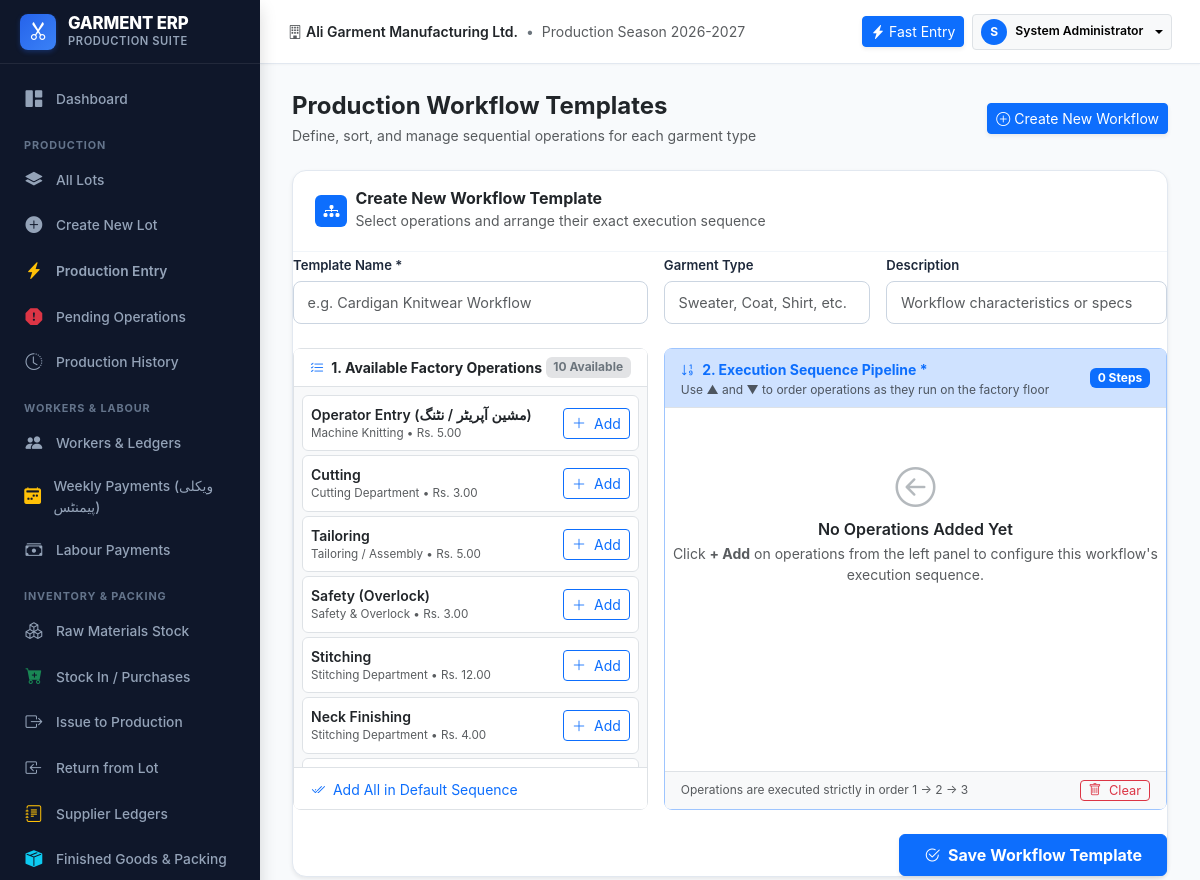
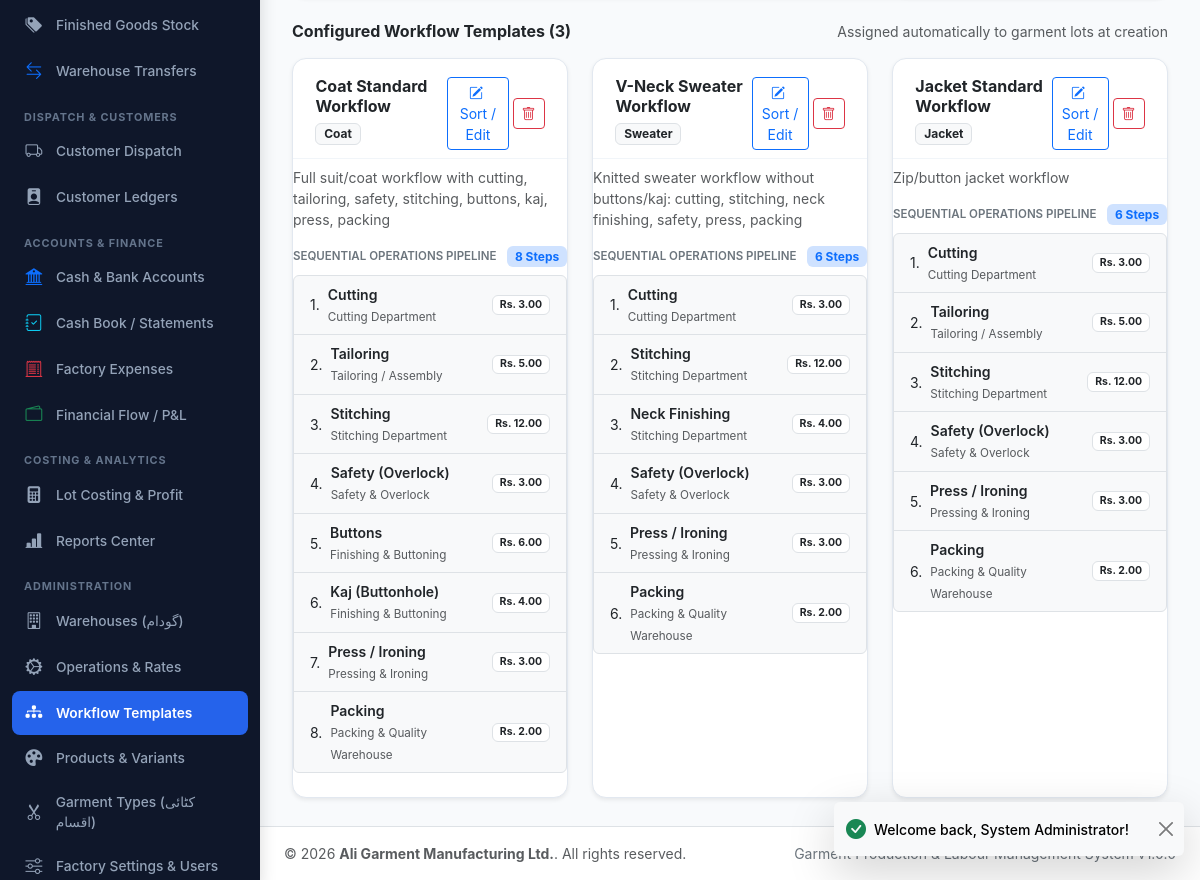
Screenshot of /modules/settings/workflows.php (signed in) with the database file from the repository (2 pictures, top to bottom).
### tables this page shows
CREATE TABLE `users` (
    `id` INT AUTO_INCREMENT PRIMARY KEY,
    `username` VARCHAR(50) NOT NULL UNIQUE,
    `password_hash` VARCHAR(255) NOT NULL,
    `full_name` VARCHAR(100) NOT NULL,
    `role_id` INT NOT NULL,
    `phone` VARCHAR(30) NULL,
    `email` VARCHAR(100) NULL,
    `is_active` TINYINT(1) NOT NULL DEFAULT 1,
    `created_at` DATETIME NOT NULL DEFAULT CURRENT_TIMESTAMP,
    `updated_at` DATETIME NOT NULL DEFAULT CURRENT_TIMESTAMP ON UPDATE CURRENT_TIMESTAMP,
    FOREIGN KEY (`role_id`) REFERENCES `roles`(`id`)
);

CREATE TABLE `operations` (
    `id` INT AUTO_INCREMENT PRIMARY KEY,
    `parent_id` INT NULL DEFAULT NULL,
    `code` VARCHAR(40) NOT NULL UNIQUE,
    `name` VARCHAR(100) NOT NULL,
    `description` TEXT NULL,
    `department_id` INT NULL,
    `sequence` INT NOT NULL DEFAULT 10,
    `estimated_minutes` DECIMAL(8,2) NOT NULL DEFAULT 0.00,
    `is_mandatory` TINYINT(1) NOT NULL DEFAULT 1,
    `default_rate` DECIMAL(12,2) NOT NULL DEFAULT 0.00,
    `rate_unit` VARCHAR(30) NOT NULL DEFAULT 'Per piece',
    `quantity_tracking` TINYINT(1) NOT NULL DEFAULT 1,
    `is_active` TINYINT(1) NOT NULL DEFAULT 1,
    FOREIGN KEY (`parent_id`) REFERENCES `operations`(`id`) ON DELETE SET NULL,
    FOREIGN KEY (`department_id`) REFERENCES `departments`(`id`) ON DELETE SET NULL
);

CREATE TABLE `departments` (
    `id` INT AUTO_INCREMENT PRIMARY KEY,
    `code` VARCHAR(30) NOT NULL UNIQUE,
    `name` VARCHAR(100) NOT NULL,
    `description` TEXT NULL,
    `is_active` TINYINT(1) NOT NULL DEFAULT 1
);

CREATE TABLE `workflow_templates` (
    `id` INT AUTO_INCREMENT PRIMARY KEY,
    `name` VARCHAR(100) NOT NULL UNIQUE,
    `product_type` VARCHAR(50) NULL,
    `description` TEXT NULL,
    `is_active` TINYINT(1) NOT NULL DEFAULT 1
);

CREATE TABLE `workflow_template_steps` (
    `id` INT AUTO_INCREMENT PRIMARY KEY,
    `template_id` INT NOT NULL,
    `operation_id` INT NOT NULL,
    `sequence` INT NOT NULL DEFAULT 1,
    `is_mandatory` TINYINT(1) NOT NULL DEFAULT 1,
    FOREIGN KEY (`template_id`) REFERENCES `workflow_templates`(`id`) ON DELETE CASCADE,
    FOREIGN KEY (`operation_id`) REFERENCES `operations`(`id`) ON DELETE CASCADE
);

### modules/settings/workflows.php (the view, shortened to what the rows shown need)
<?php
require_once __DIR__ . '/../../config/config.php';
require_once __DIR__ . '/../../config/auth.php';
require_login();
$db = get_db();
$templates = $db->query("SELECT wt.*,
                         (SELECT COUNT(*) FROM workflow_template_steps WHERE template_id = wt.id) AS steps_count,
                         (SELECT COUNT(*) FROM lots l JOIN products p ON l.product_id = p.id LEFT JOIN designs d ON l.design_id = d.id WHERE COALESCE(d.workflow_template_id, p.default_workflow_template_id) = wt.id) AS lots_count
                         FROM workflow_templates wt
                         ORDER BY wt.id ASC")->fetchAll();
$allOps = $db->query("SELECT o.*, dep.name AS dept_name
                      FROM operations o
                      LEFT JOIN departments dep ON o.department_id = dep.id
                      WHERE o.is_active = 1
                      ORDER BY o.sequence ASC, o.name ASC")->fetchAll();
require_once __DIR__ . '/../../includes/header.php';
?>
<div class="app-main">
    <?php require_once __DIR__ . '/../../includes/topbar.php'; ?>
    <div class="app-content">
        <div class="card-modern mb-4 shadow-sm" id="createWorkflowCard">
            <div class="card-modern-body">
                <form method="POST" action="" id="createWorkflowForm">
                    <div class="row g-3">
                        <div class="col-12 col-lg-5">
                            <div class="card border rounded-3 bg-light h-100">
                                <div class="card-body p-2" style="max-height: 380px; overflow-y: auto;">
                                    <div class="list-group list-group-flush gap-1">
                                        <?php foreach ($allOps as $op): ?>
                                            <div class="list-group-item list-group-item-action border rounded-2 p-2 d-flex justify-content-between align-items-center bg-white" id="op_item_<?= $op['id'] ?>">
                                                <div>
                                                    <div class="fw-semibold text-dark small"><?= clean($op['name']) ?></div>
                                                    <div class="text-muted" style="font-size: 0.73rem;">
                                                        <?= clean($op['dept_name'] ?: 'General') ?> &bull; Rs. <?= number_format($op['default_rate'], 2) ?>
                                                    </div>
                                                </div>
                                                <button type="button" class="btn btn-outline-primary btn-sm py-1 px-2 btn-add-op"
                                                        data-id="<?= $op['id'] ?>"
                                                        data-name="<?= htmlspecialchars($op['name'], ENT_QUOTES) ?>"
                                                        data-dept="<?= htmlspecialchars($op['dept_name'] ?: 'General', ENT_QUOTES) ?>"
                                                        data-rate="<?= number_format($op['default_rate'], 2) ?>">
                                                    <i class="bi bi-plus-lg me-1"></i> Add
                                                </button>
                                            </div>
                                        <?php endforeach; ?>
                                    </div>
                                </div>
                            </div>
                        </div>
                    </div>
                </form>
            </div>
        </div>
        <div class="row g-4">
            <?php foreach ($templates as $tmpl):
                $stepsStmt = $db->prepare("SELECT wts.*, o.name AS op_name, o.code AS op_code, o.default_rate, dep.name AS dept_name
                                          FROM workflow_template_steps wts
                                          JOIN operations o ON wts.operation_id = o.id
                                          LEFT JOIN departments dep ON o.department_id = dep.id
                                          WHERE wts.template_id = ?
                                          ORDER BY wts.sequence ASC");
                $stepsStmt->execute([$tmpl['id']]);
                $steps = $stepsStmt->fetchAll();
            ?>
                <div class="col-12 col-md-6 col-xl-4">
                    <div class="card-modern h-100 shadow-sm d-flex flex-column">
                        <div class="card-modern-header d-flex justify-content-between align-items-start pb-2">
                            <div>
                                <h6 class="fw-bold mb-1 text-dark"><?= clean($tmpl['name']) ?></h6>
                                <span class="badge bg-light text-dark border small"><?= clean($tmpl['product_type'] ?: 'General') ?></span>
                            </div>
                            <div class="d-flex align-items-center gap-1">
                                <button type="button" class="btn btn-sm btn-outline-primary py-1 px-2 btn-edit-template"
                                        data-template='<?= htmlspecialchars(json_encode([
                                            'id' => $tmpl['id'],
                                            'name' => $tmpl['name'],
                                            'product_type' => $tmpl['product_type'],
                                            'description' => $tmpl['description'],
                                            'steps' => $steps
                                        ]), ENT_QUOTES, 'UTF-8') ?>'
                                        title="Edit & Re-sort Workflow Sequence">
                                    <i class="bi bi-pencil-square me-1"></i> Sort / Edit
                                </button>
                                <?php if ($tmpl['lots_count'] == 0): ?>
                                    <form method="POST" action="" onsubmit="return confirm('Delete workflow template \'<?= clean($tmpl['name']) ?>\'?');" class="d-inline">
                                        <button type="submit" class="btn btn-sm btn-outline-danger py-1 px-2" title="Delete Template">
                                            <i class="bi bi-trash"></i>
                                        </button>
                                    </form>
                                <?php endif; ?>
                            </div>
                        </div>
                        <div class="card-modern-body flex-grow-1 pt-2">
                            <p class="text-muted small mb-3"><?= clean($tmpl['description'] ?: 'Sequential factory production line') ?></p>
                            <div class="workflow-steps-list">
                                <div class="d-flex justify-content-between align-items-center mb-2">
                                    <span class="small fw-semibold text-secondary text-uppercase" style="font-size: 0.72rem;">Sequential Operations Pipeline</span>
                                    <span class="badge bg-primary-subtle text-primary"><?= count($steps) ?> Steps</span>
                                </div>
                                <ol class="list-group list-group-numbered list-group-flush small border rounded-2 bg-light">
                                    <?php foreach ($steps as $st): ?>
                                        <li class="list-group-item d-flex justify-content-between align-items-center py-2 px-3 bg-transparent">
                                            <div class="ms-2 me-auto">
                                                <div class="fw-semibold text-dark"><?= clean($st['op_name']) ?></div>
                                                <span class="text-muted" style="font-size: 0.73rem;"><?= clean($st['dept_name'] ?: 'Production') ?></span>
                                            </div>
                                            <span class="badge bg-white text-dark border">
                                                Rs. <?= number_format($st['default_rate'], 2) ?>
                                            </span>
                                        </li>
                                    <?php endforeach; ?>
                                </ol>
                            </div>
                        </div>
                    </div>
                </div>
            <?php endforeach; ?>
        </div>
    </div>
<?php require_once __DIR__ . '/../../includes/footer.php'; ?>

### includes/topbar.php (shortened to what the rows shown need)
<?php
$currentUser = current_user();
?>
<header class="app-topbar">
    <div class="d-flex align-items-center gap-2">
        <div class="dropdown">
            <button class="btn btn-sm btn-light border dropdown-toggle d-flex align-items-center gap-2" type="button" data-bs-toggle="dropdown" aria-expanded="false">
                <div class="bg-primary text-white rounded-circle d-flex align-items-center justify-content-center" style="width: 26px; height: 26px; font-size: 0.75rem; font-weight: 700;">
                    <?= strtoupper(substr($currentUser['full_name'] ?? 'U', 0, 1)) ?>
                </div>
                <span class="d-none d-md-inline fw-semibold small"><?= clean($currentUser['full_name'] ?? 'User') ?></span>
            </button>
        </div>
    </div>
</header>

### rows the page displays
users: full_name "S", full_name "System Administrator"
operations: name "Operator Entry (مشین آپریٹر / نٹنگ)", department.name "Machine Knitting", default_rate "5.00"
operations: name "Cutting", department.name "Cutting Department", default_rate "3.00"
operations: name "Tailoring", department.name "Tailoring / Assembly", default_rate "5.00"
operations: name "Safety (Overlock)", department.name "Safety & Overlock", default_rate "3.00"
operations: name "Stitching", department.name "Stitching Department", default_rate "12.00"
operations: name "Neck Finishing", department.name "Stitching Department", default_rate "4.00"
workflow_templates: name "Coat Standard Workflow", product_type "Coat", description "Full suit/coat workflow with cutting, tailoring, safety, stitching, buttons, kaj, press, packing", count($steps) "8"
workflow_template_steps: operation.name "Cutting", departments.name "Cutting Department", operation.default_rate "3.00"
workflow_template_steps: operation.name "Tailoring", departments.name "Tailoring / Assembly", operation.default_rate "5.00"
workflow_template_steps: operation.name "Stitching", departments.name "Stitching Department", operation.default_rate "12.00"
workflow_template_steps: operation.name "Safety (Overlock)", departments.name "Safety & Overlock", operation.default_rate "3.00"
workflow_template_steps: operation.name "Buttons", departments.name "Finishing & Buttoning", operation.default_rate "6.00"
workflow_template_steps: operation.name "Kaj (Buttonhole)", departments.name "Finishing & Buttoning", operation.default_rate "4.00"
workflow_template_steps: operation.name "Press / Ironing", departments.name "Pressing & Ironing", operation.default_rate "3.00"
workflow_template_steps: operation.name "Packing", departments.name "Packing & Quality Warehouse", operation.default_rate "2.00"
workflow_templates: name "V-Neck Sweater Workflow", product_type "Sweater", description "Knitted sweater workflow without buttons/kaj: cutting, stitching, neck finishing, safety, press, packing", count($steps) "6"
workflow_template_steps: operation.name "Cutting", departments.name "Cutting Department", operation.default_rate "3.00"
workflow_template_steps: operation.name "Stitching", departments.name "Stitching Department", operation.default_rate "12.00"
workflow_template_steps: operation.name "Neck Finishing", departments.name "Stitching Department", operation.default_rate "4.00"
workflow_template_steps: operation.name "Safety (Overlock)", departments.name "Safety & Overlock", operation.default_rate "3.00"
workflow_template_steps: operation.name "Press / Ironing", departments.name "Pressing & Ironing", operation.default_rate "3.00"
workflow_template_steps: operation.name "Packing", departments.name "Packing & Quality Warehouse", operation.default_rate "2.00"
workflow_templates: name "Jacket Standard Workflow", product_type "Jacket", description "Zip/button jacket workflow", count($steps) "6"
workflow_template_steps: operation.name "Cutting", departments.name "Cutting Department", operation.default_rate "3.00"
workflow_template_steps: operation.name "Tailoring", departments.name "Tailoring / Assembly", operation.default_rate "5.00"
workflow_template_steps: operation.name "Stitching", departments.name "Stitching Department", operation.default_rate "12.00"
workflow_template_steps: operation.name "Safety (Overlock)", departments.name "Safety & Overlock", operation.default_rate "3.00"
workflow_template_steps: operation.name "Press / Ironing", departments.name "Pressing & Ironing", operation.default_rate "3.00"
workflow_template_steps: operation.name "Packing", departments.name "Packing & Quality Warehouse", operation.default_rate "2.00"

### other values shown
get_setting('company_name', 'Garment ERP') "Ali Garment Manufacturing Ltd."
count($allOps) "10"
count($templates) "3"
